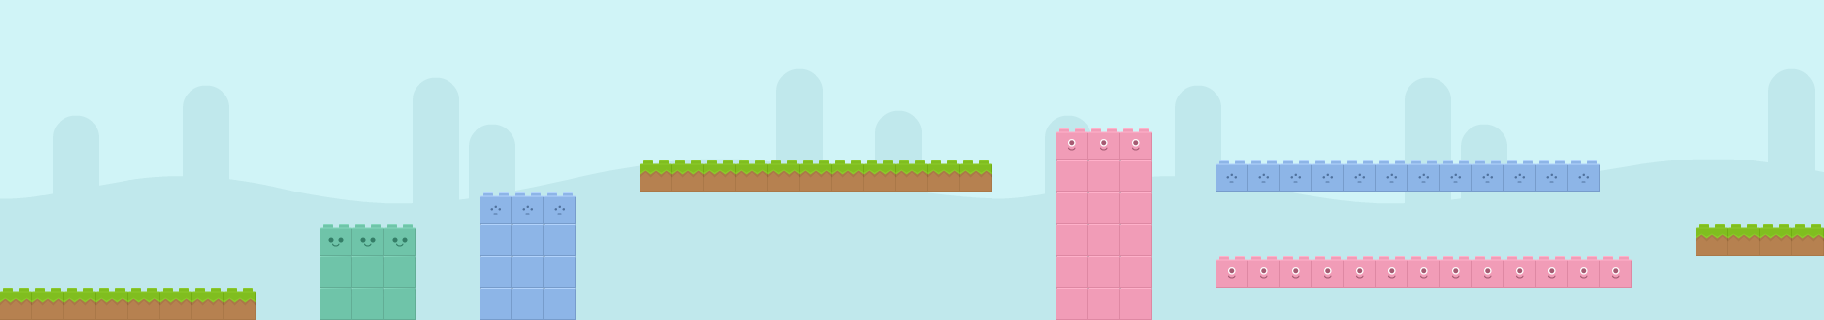

A level layout from a 2D game, rendered from its tile map. Below: a short description, then the map file with tile-grid data replaced by summaries:
An orthogonal 57x10 tile map with 32x32 px tiles, 8 tile layers (background, env, red, blue, ...), 3 tilesets and 8 objects.

<map version="1.0" orientation="orthogonal" renderorder="right-down" width="57" height="10" tilewidth="32" tileheight="32" nextobjectid="44">
 <tileset firstgid="1" name="bricks" tilewidth="32" tileheight="32">
  <tile id="0">
   <image width="32" height="32" source="bricks/brick01.png" />
  </tile>
  <tile id="1">
   <image width="32" height="32" source="bricks/brick01a.png" />
  </tile>
  <tile id="2">
   <image width="32" height="32" source="bricks/brick01b.png" />
  </tile>
  <tile id="3">
   <image width="32" height="32" source="bricks/brick01c.png" />
  </tile>
  <tile id="4">
   <image width="32" height="32" source="bricks/brick02.png" />
  </tile>
  <tile id="5">
   <image width="32" height="32" source="bricks/brick02a.png" />
  </tile>
  <tile id="6">
   <image width="32" height="32" source="bricks/brick02b.png" />
  </tile>
  <tile id="7">
   <image width="32" height="32" source="bricks/brick02c.png" />
  </tile>
  <tile id="8">
   <image width="32" height="32" source="bricks/brick03.png" />
  </tile>
  <tile id="9">
   <image width="32" height="32" source="bricks/brick03b.png" />
  </tile>
  <tile id="10">
   <image width="32" height="32" source="bricks/brick04.png" />
  </tile>
  <tile id="11">
   <image width="32" height="32" source="bricks/brick04b.png" />
  </tile>
  <tile id="12">
   <image width="32" height="32" source="bricks/brick05.png" />
  </tile>
  <tile id="13">
   <image width="32" height="32" source="bricks/brick05b.png" />
  </tile>
  <tile id="14">
   <image width="32" height="32" source="bricks/brick06.png" />
  </tile>
  <tile id="15">
   <image width="32" height="32" source="bricks/brick06b.png" />
  </tile>
  <tile id="16">
   <image width="32" height="32" source="bricks/brick07.png" />
  </tile>
  <tile id="17">
   <image width="32" height="32" source="bricks/brick07b.png" />
  </tile>
  <tile id="18">
   <image width="32" height="32" source="bricks/brick08.png" />
  </tile>
  <tile id="19">
   <image width="32" height="32" source="bricks/brick08b.png" />
  </tile>
  <tile id="20">
   <image width="32" height="32" source="bricks/brick08c.png" />
  </tile>
  <tile id="21">
   <image width="32" height="32" source="bricks/brick08d.png" />
  </tile>
  <tile id="22">
   <image width="32" height="32" source="bricks/brick09.png" />
  </tile>
  <tile id="23">
   <image width="32" height="32" source="bricks/brick09b.png" />
  </tile>
  <tile id="24">
   <image width="32" height="32" source="bricks/brick09c.png" />
  </tile>
  <tile id="25">
   <image width="32" height="32" source="bricks/brick09d.png" />
  </tile>
  <tile id="26">
   <image width="32" height="32" source="bricks/brick10.png" />
  </tile>
  <tile id="27">
   <image width="32" height="32" source="bricks/brick10b.png" />
  </tile>
  <tile id="28">
   <image width="32" height="32" source="bricks/brick10c.png" />
  </tile>
  <tile id="29">
   <image width="32" height="32" source="bricks/brick10d.png" />
  </tile>
 </tileset>
 <tileset firstgid="31" name="background" tilewidth="32" tileheight="32" spacing="1" margin="1">
  <image source="bg_grasslands.png" width="1024" height="512" />
 </tileset>
 <tileset firstgid="496" name="boosts" tilewidth="32" tileheight="32">
  <tile id="0">
   <image width="32" height="32" source="boosts/beige.png" />
  </tile>
  <tile id="1">
   <image width="32" height="32" source="boosts/blue.png" />
  </tile>
  <tile id="2">
   <image width="32" height="32" source="boosts/green.png" />
  </tile>
  <tile id="3">
   <image width="32" height="32" source="boosts/red.png" />
  </tile>
  <tile id="4">
   <image width="32" height="32" source="boosts/yellow.png" />
  </tile>
 </tileset>
 <layer name="background" width="57" height="10">
  <data>[570 cells, 570 non-empty, 310 distinct tile ids]</data>
 </layer>
 <layer name="env" width="57" height="10">
  <data>[570 cells, 0 non-empty, 0 distinct tile ids]</data>
 </layer>
 <layer name="red" width="57" height="10">
  <data>[570 cells, 31 non-empty, 2 distinct tile ids]</data>
 </layer>
 <layer name="blue" width="57" height="10">
  <data>[570 cells, 24 non-empty, 2 distinct tile ids]</data>
 </layer>
 <layer name="green" width="57" height="10">
  <data>[570 cells, 9 non-empty, 2 distinct tile ids]</data>
 </layer>
 <layer name="beige" width="57" height="10">
  <data>[570 cells, 0 non-empty, 0 distinct tile ids]</data>
 </layer>
 <layer name="yellow" width="57" height="10">
  <data>[570 cells, 0 non-empty, 0 distinct tile ids]</data>
 </layer>
 <layer name="normal" width="57" height="10">
  <data>[570 cells, 23 non-empty, 1 distinct tile ids]</data>
 </layer>
 <objectgroup name="player" />
 <objectgroup name="red_boost">
  <object id="43" x="810" y="112">
   <ellipse />
  </object>
 </objectgroup>
 <objectgroup name="blue_boost">
  <object id="41" x="447" y="155">
   <ellipse />
  </object>
 </objectgroup>
 <objectgroup name="yellow_boost" />
 <objectgroup name="beige_boost" />
 <objectgroup name="final_zone">
  <object id="26" x="1812.67" y="-72.6667" width="7" height="344" />
 </objectgroup>
 <objectgroup name="flag">
  <object id="27" x="1804" y="196" width="32" height="32" />
 </objectgroup>
 <objectgroup name="begin-enemy-0" opacity="0.9">
  <object id="28" x="664" y="139" />
 </objectgroup>
 <objectgroup name="end-enemy-0">
  <object id="29" x="972" y="139" />
 </objectgroup>
 <objectgroup name="begin-enemy-1">
  <object id="32" x="1227" y="137" />
 </objectgroup>
 <objectgroup name="end-enemy-1">
  <object id="34" x="1594" y="137" />
 </objectgroup>
</map>
